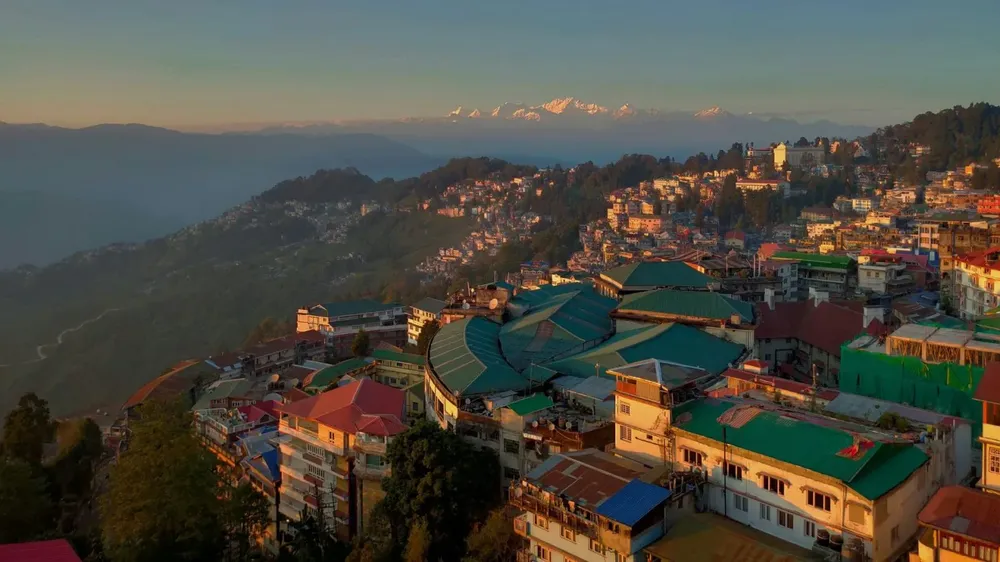
#> input picture Image-Enhancement/Darjelling.webp, 1000 x 562 px, shrunk from 1600 x 900 before the run
$ python image_enhancement.py
#> lines starting #> are read from the running program, lines starting #| are printed output that depends on the picture
#> the answer given: Darjelling.webp
import cv2
import os
import numpy as np


def enhance_image(image_path):

#> called with image_path = 'Darjelling.webp'
    if not os.path.exists(image_path):
        print("Error: Image file does not exist.")
        return

    image = cv2.imread(image_path)
#> image is the input picture: shape (562, 1000, 3); mean B, G, R 67.6, 77, 79.6

    if image is None:
        print("Error: Unable to read image.")
        return

    print("\n================================")
    print("IMAGE ENHANCEMENT")
    print("================================")

    print("Input Image :", os.path.basename(image_path))
    print("Original Size:", image.shape[1], "x", image.shape[0])
#| Original Size: 1000 x 562

    # Noise Reduction
    denoised = cv2.fastNlMeansDenoisingColored(
        image, None, 5, 5, 7, 21
    )

    # Contrast Enhancement
    lab = cv2.cvtColor(denoised, cv2.COLOR_BGR2LAB)
#> lab: shape (562, 1000, 3); mean of channels 0, 1, 2 82.7, 128.4, 134.4

    l, a, b = cv2.split(lab)
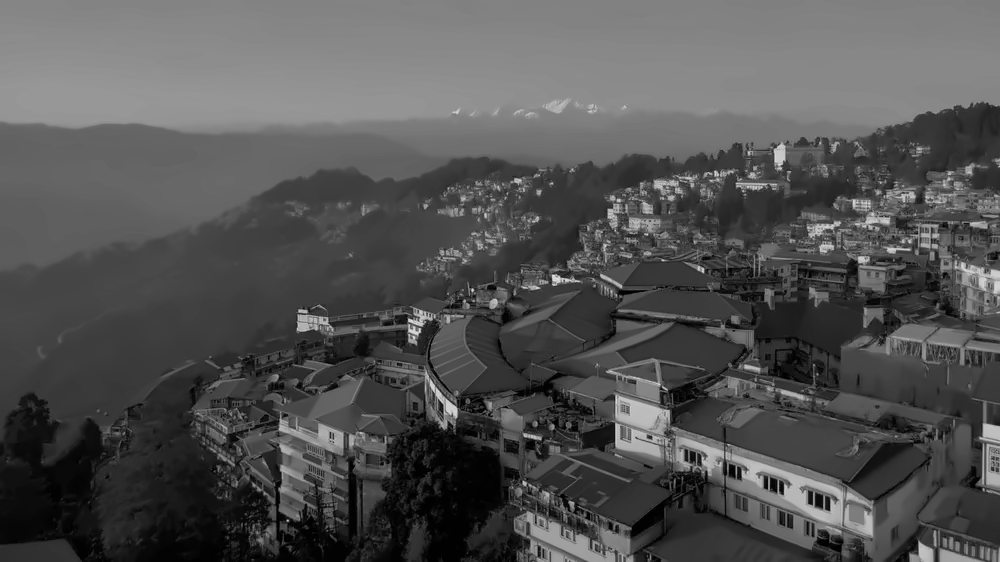
#> l: shape (562, 1000); min 0, max 225, mean 82.7
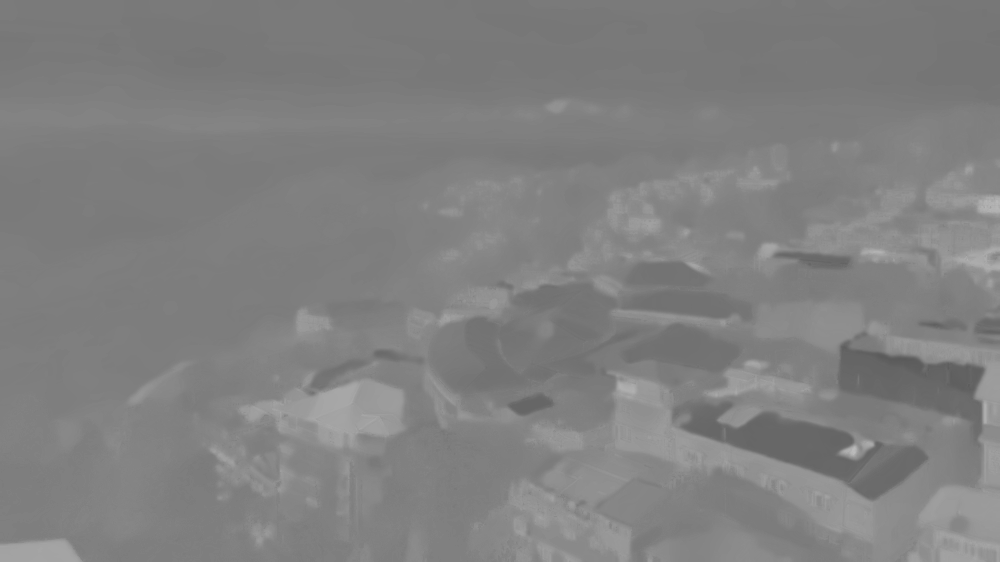
#> a: shape (562, 1000); min 90, max 188, mean 128.4
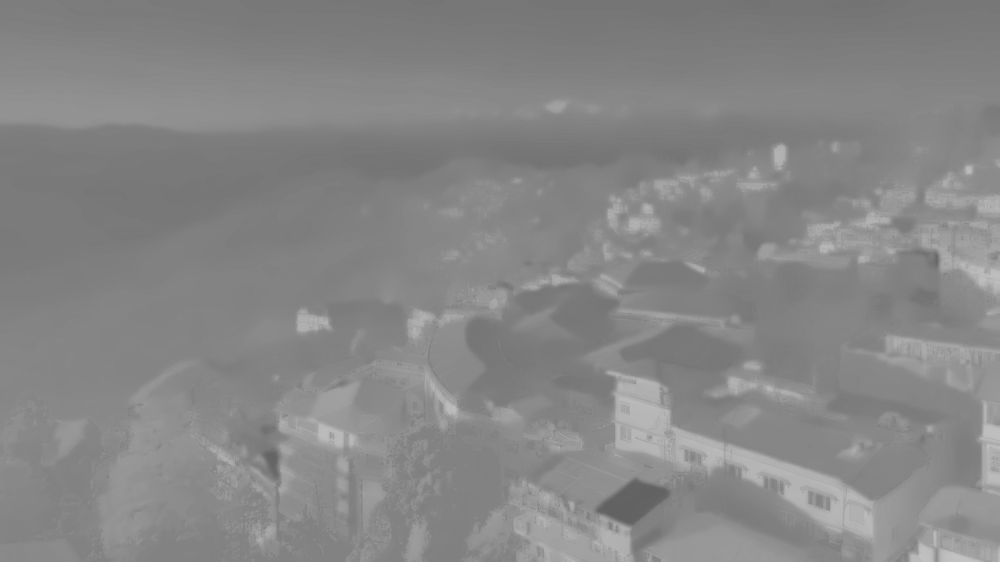
#> b: shape (562, 1000); min 97, max 195, mean 134.4

    clahe = cv2.createCLAHE(
        clipLimit=2.0,
        tileGridSize=(8, 8)
    )

    enhanced_l = clahe.apply(l)
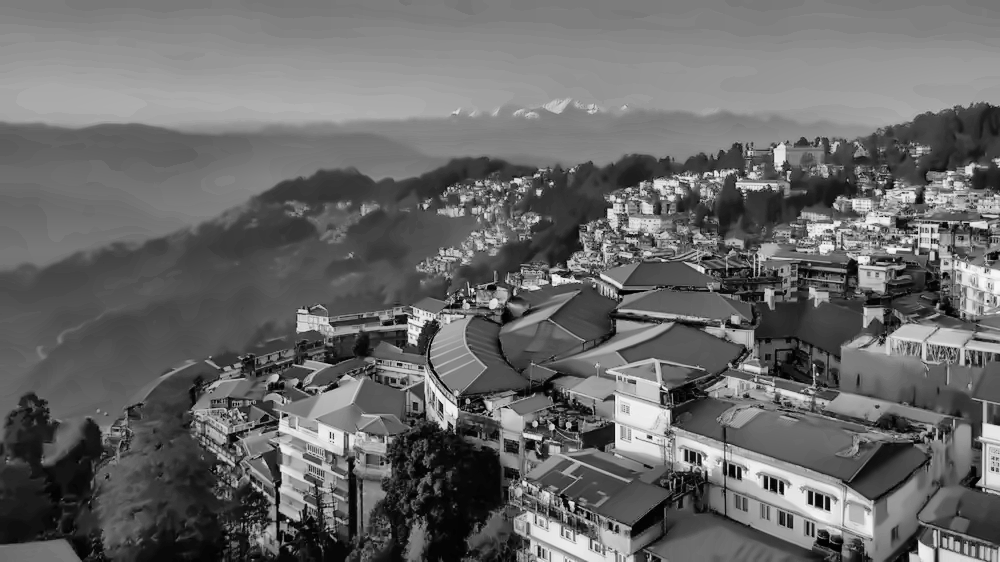
#> enhanced_l: shape (562, 1000); min 0, max 249, mean 104.5

    enhanced_lab = cv2.merge(
        (enhanced_l, a, b)
    )
#> enhanced_lab: shape (562, 1000, 3); mean of channels 0, 1, 2 104.5, 128.4, 134.4

    enhanced = cv2.cvtColor(
        enhanced_lab,
        cv2.COLOR_LAB2BGR
    )
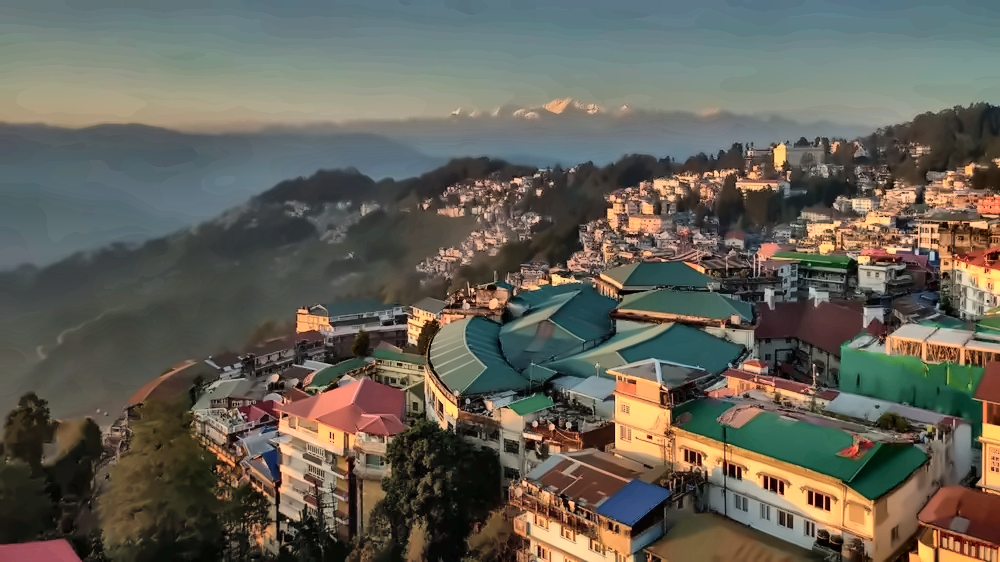
#> enhanced: shape (562, 1000, 3); mean B, G, R 87.6, 97.7, 100.6

    # Sharpening
    kernel = np.array([
        [0, -1, 0],
        [-1, 5, -1],
        [0, -1, 0]
    ])

    sharpened = cv2.filter2D(
        enhanced,
        -1,
        kernel
    )
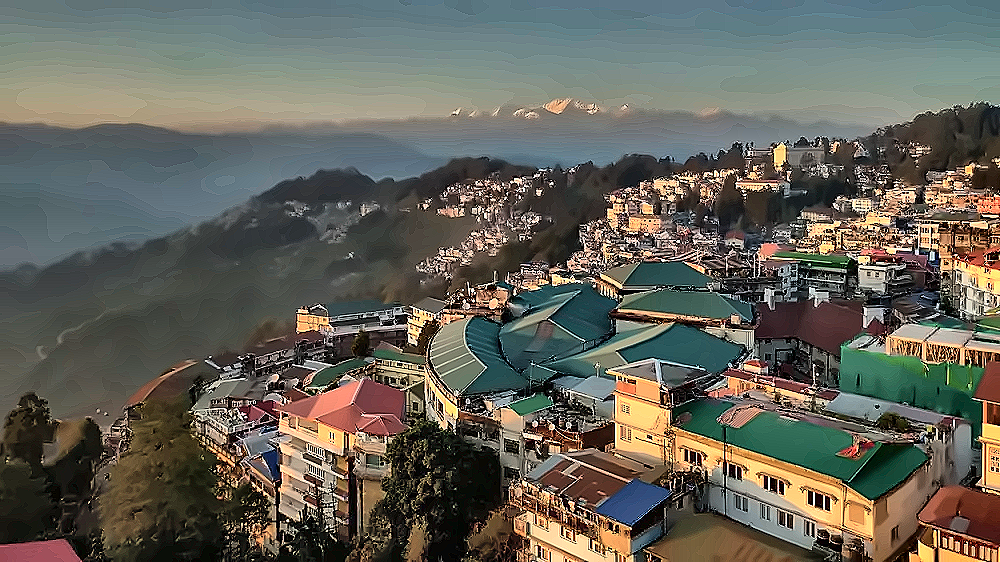
#> sharpened: shape (562, 1000, 3); mean B, G, R 89.7, 99.3, 100.5

    os.makedirs("output", exist_ok=True)

    output_path = "output/enhanced_image.jpg"

    cv2.imwrite(output_path, sharpened)

    print("\nEnhancement Applied:")
    print("- Noise Reduction")
    print("- Contrast Enhancement")
    print("- Sharpening")

    print("\nIMAGE ENHANCEMENT COMPLETE")
    print("Output File:", output_path)


def main():

    image_path = input(
        "Enter image path: "
    ).strip().strip('"')

    enhance_image(image_path)


if __name__ == "__main__":
    main()
